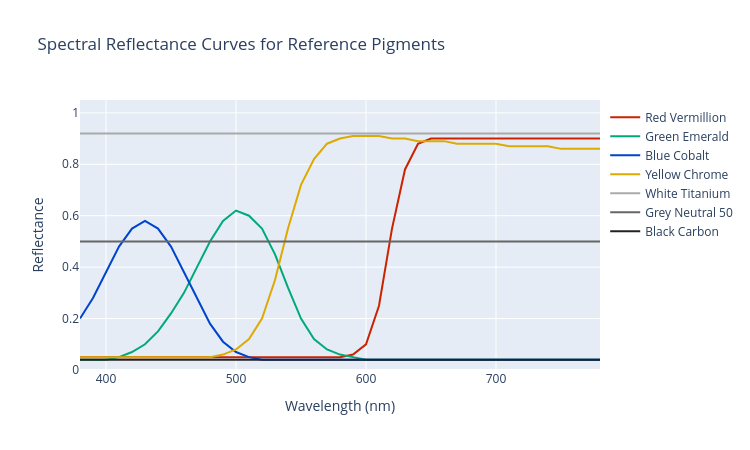

Notebook code cell kept with this figure:
### Code cell
curve_colors = {
    'Red_Vermillion'  : '#cc2200',
    'Green_Emerald'   : '#00aa77',
    'Blue_Cobalt'     : '#0044cc',
    'Yellow_Chrome'   : '#ddaa00',
    'White_Titanium'  : '#aaaaaa',
    'Grey_Neutral_50' : '#666666',
    'Black_Carbon'    : '#222222',
}


wavelengths = df_spectra['wavelength_nm'].values
sample_cols = [c for c in df_spectra.columns if c != 'wavelength_nm']

fig = go.Figure()

for col in sample_cols:
    fig.add_trace(go.Scatter(
        x=wavelengths,
        y=df_spectra[col].values,
        mode='lines',
        name=col.replace('_', ' '),
        line=dict(color=curve_colors.get(col, '#888'), width=2)
    ))
    
fig.update_layout(
    title='Spectral Reflectance Curves for Reference Pigments',
    xaxis=dict(title='Wavelength (nm)', range=[380, 780]),
    yaxis=dict(title='Reflectance', range=[0, 1.05]),
    width=750, height=450,
    legend=dict(x=1.01, y=0.99)
)
fig.show()

### Figure 1 — Plotly figure (JSON) as saved in the notebook; plotly's stock layout.template omitted (floating-point values rounded to 4 significant figures)
{"data": [{"line": {"color": "#cc2200", "width": 2}, "mode": "lines", "name": "Red Vermillion", "type": "scatter", "x": [380, 390, 400, 410, 420, 430, 440, 450, 460, 470, 480, 490, 500, 510, 520, 530, 540, 550, 560, 570, 580, 590, 600, 610, 620, 630, 640, 650, 660, 670, 680, 690, 700, 710, 720, 730, 740, 750, 760, 770, 780], "y": [0.05, 0.05, 0.05, 0.05, 0.05, 0.05, 0.05, 0.05, 0.05, 0.05, 0.05, 0.05, 0.05, 0.05, 0.05, 0.05, 0.05, 0.05, 0.05, 0.05, 0.05, 0.06, 0.1, 0.25, 0.55, 0.78, 0.88, 0.9, 0.9, 0.9, 0.9, 0.9, 0.9, 0.9, 0.9, 0.9, 0.9, 0.9, 0.9, 0.9, 0.9]}, {"line": {"color": "#00aa77", "width": 2}, "mode": "lines", "name": "Green Emerald", "type": "scatter", "x": [380, 390, 400, 410, 420, 430, 440, 450, 460, 470, 480, 490, 500, 510, 520, 530, 540, 550, 560, 570, 580, 590, 600, 610, 620, 630, 640, 650, 660, 670, 680, 690, 700, 710, 720, 730, 740, 750, 760, 770, 780], "y": [0.04, 0.04, 0.04, 0.05, 0.07, 0.1, 0.15, 0.22, 0.3, 0.4, 0.5, 0.58, 0.62, 0.6, 0.55, 0.45, 0.32, 0.2, 0.12, 0.08, 0.06, 0.05, 0.04, 0.04, 0.04, 0.04, 0.04, 0.04, 0.04, 0.04, 0.04, 0.04, 0.04, 0.04, 0.04, 0.04, 0.04, 0.04, 0.04, 0.04, 0.04]}, {"line": {"color": "#0044cc", "width": 2}, "mode": "lines", "name": "Blue Cobalt", "type": "scatter", "x": [380, 390, 400, 410, 420, 430, 440, 450, 460, 470, 480, 490, 500, 510, 520, 530, 540, 550, 560, 570, 580, 590, 600, 610, 620, 630, 640, 650, 660, 670, 680, 690, 700, 710, 720, 730, 740, 750, 760, 770, 780], "y": [0.2, 0.28, 0.38, 0.48, 0.55, 0.58, 0.55, 0.48, 0.38, 0.28, 0.18, 0.11, 0.07, 0.05, 0.04, 0.04, 0.04, 0.04, 0.04, 0.04, 0.04, 0.04, 0.04, 0.04, 0.04, 0.04, 0.04, 0.04, 0.04, 0.04, 0.04, 0.04, 0.04, 0.04, 0.04, 0.04, 0.04, 0.04, 0.04, 0.04, 0.04]}, {"line": {"color": "#ddaa00", "width": 2}, "mode": "lines", "name": "Yellow Chrome", "type": "scatter", "x": [380, 390, 400, 410, 420, 430, 440, 450, 460, 470, 480, 490, 500, 510, 520, 530, 540, 550, 560, 570, 580, 590, 600, 610, 620, 630, 640, 650, 660, 670, 680, 690, 700, 710, 720, 730, 740, 750, 760, 770, 780], "y": [0.05, 0.05, 0.05, 0.05, 0.05, 0.05, 0.05, 0.05, 0.05, 0.05, 0.05, 0.06, 0.08, 0.12, 0.2, 0.35, 0.55, 0.72, 0.82, 0.88, 0.9, 0.91, 0.91, 0.91, 0.9, 0.9, 0.89, 0.89, 0.89, 0.88, 0.88, 0.88, 0.88, 0.87, 0.87, 0.87, 0.87, 0.86, 0.86, 0.86, 0.86]}, {"line": {"color": "#aaaaaa", "width": 2}, "mode": "lines", "name": "White Titanium", "type": "scatter", "x": [380, 390, 400, 410, 420, 430, 440, 450, 460, 470, 480, 490, 500, 510, 520, 530, 540, 550, 560, 570, 580, 590, 600, 610, 620, 630, 640, 650, 660, 670, 680, 690, 700, 710, 720, 730, 740, 750, 760, 770, 780], "y": [0.92, 0.92, 0.92, 0.92, 0.92, 0.92, 0.92, 0.92, 0.92, 0.92, 0.92, 0.92, 0.92, 0.92, 0.92, 0.92, 0.92, 0.92, 0.92, 0.92, 0.92, 0.92, 0.92, 0.92, 0.92, 0.92, 0.92, 0.92, 0.92, 0.92, 0.92, 0.92, 0.92, 0.92, 0.92, 0.92, 0.92, 0.92, 0.92, 0.92, 0.92]}, {"line": {"color": "#666666", "width": 2}, "mode": "lines", "name": "Grey Neutral 50", "type": "scatter", "x": [380, 390, 400, 410, 420, 430, 440, 450, 460, 470, 480, 490, 500, 510, 520, 530, 540, 550, 560, 570, 580, 590, 600, 610, 620, 630, 640, 650, 660, 670, 680, 690, 700, 710, 720, 730, 740, 750, 760, 770, 780], "y": [0.5, 0.5, 0.5, 0.5, 0.5, 0.5, 0.5, 0.5, 0.5, 0.5, 0.5, 0.5, 0.5, 0.5, 0.5, 0.5, 0.5, 0.5, 0.5, 0.5, 0.5, 0.5, 0.5, 0.5, 0.5, 0.5, 0.5, 0.5, 0.5, 0.5, 0.5, 0.5, 0.5, 0.5, 0.5, 0.5, 0.5, 0.5, 0.5, 0.5, 0.5]}, {"line": {"color": "#222222", "width": 2}, "mode": "lines", "name": "Black Carbon", "type": "scatter", "x": [380, 390, 400, 410, 420, 430, 440, 450, 460, 470, 480, 490, 500, 510, 520, 530, 540, 550, 560, 570, 580, 590, 600, 610, 620, 630, 640, 650, 660, 670, 680, 690, 700, 710, 720, 730, 740, 750, 760, 770, 780], "y": [0.04, 0.04, 0.04, 0.04, 0.04, 0.04, 0.04, 0.04, 0.04, 0.04, 0.04, 0.04, 0.04, 0.04, 0.04, 0.04, 0.04, 0.04, 0.04, 0.04, 0.04, 0.04, 0.04, 0.04, 0.04, 0.04, 0.04, 0.04, 0.04, 0.04, 0.04, 0.04, 0.04, 0.04, 0.04, 0.04, 0.04, 0.04, 0.04, 0.04, 0.04]}], "layout": {"height": 450, "legend": {"x": 1.01, "y": 0.99}, "title": {"text": "Spectral Reflectance Curves for Reference Pigments"}, "width": 750, "xaxis": {"range": [380, 780], "title": {"text": "Wavelength (nm)"}}, "yaxis": {"range": [0, 1.05], "title": {"text": "Reflectance"}}}}
